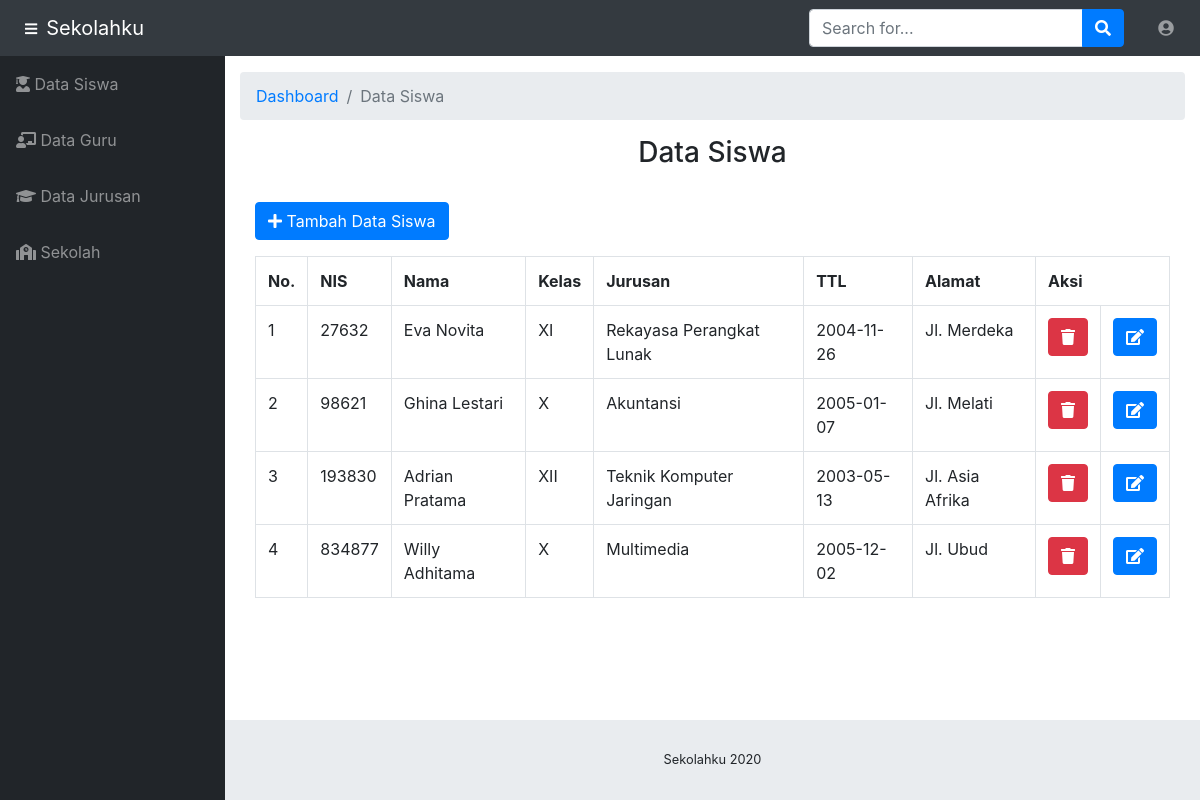
Page /index.php/admin/siswa on the committed database.
### tables this page shows
CREATE TABLE IF NOT EXISTS `siswa` (
  `nis` int(11) NOT NULL,
  `nama` varchar(100) NOT NULL,
  `kelas` varchar(5) NOT NULL,
  `jurusan` varchar(75) NOT NULL,
  `ttl` date NOT NULL,
  `alamat` varchar(150) NOT NULL
);

### application/controllers/Admin.php (called while the page is built, shortened)
<?php
class Admin extends CI_Controller
{
    public function __construct()
    {
        $this->load->library('form_validation');
    }
    public function siswa()
    {
        $data['title'] = 'Sekolahku';
        $data['siswa'] = $this->M_siswa->getAll();
        $this->load->view('templates/header3', $data);
        $this->load->view('templates/navbar');
        $this->load->view('templates/sidebar');
        $this->load->view('admin/siswa', $data);
        $this->load->view('templates/footer');
    }
}

### index.php (called while the page is built, shortened)
<?php
require_once BASEPATH.'core/CodeIgniter.php';

### application/models/M_siswa.php (called while the page is built, shortened)
<?php
class M_siswa extends CI_Model
{
    private $_table = "siswa";
    public function getAll()
    {
        return $this->db->get($this->_table)->result();
    }
}

### application/views/admin/siswa.php (the view, shortened to what this page needs)
<div class="row">
    <div class="col-lg-12">
        <ol class="breadcrumb">
            <li class="breadcrumb-item">
                <a href="#">Dashboard</a>
            </li>
            <li class="breadcrumb-item active">Data Siswa</li>
        </ol>
    </div>
</div>
<div class="container">
    <center>
        <h3>Data Siswa</h3>
        <br>
    </center>
    <button class="btn btn-primary" data-toggle="modal" data-target="#exampleModal"><i class="fa fa-plus"></i> Tambah Data Siswa</button>
    <div class="row">
        <div class="col-lg-12">
            <div class="my-3">
                <div class="table-responsive mx-auto">
                    <table class="table table-bordered">
                        <tr>
                            <th>No.</th>
                            <th>NIS</th>
                            <th>Nama</th>
                            <th>Kelas</th>
                            <th>Jurusan</th>
                            <th>TTL</th>
                            <th>Alamat</th>
                            <th colspan="2">Aksi</th>
                        </tr>
                        <?php
                        $no = 1;
                        foreach ($siswa as $sw) : ?>
                            <tr>
                                <td><?php echo $no++ ?></td>
                                <td><?php echo $sw->nis ?></td>
                                <td><?php echo $sw->nama ?></td>
                                <td><?php echo $sw->kelas ?></td>
                                <td><?php echo $sw->jurusan ?></td>
                                <td><?php echo $sw->ttl ?></td>
                                <td><?php echo $sw->alamat ?></td>
                                <td onclick="javascript: return confirm('Anda yakin ingin menghapus')"><?php echo anchor('siswa/hapus/' . $sw->nis, '<div class="btn btn-danger"><i class="fa fa-trash"></i></div>') ?>
                                </td>
                                <td>
                                    <?php echo anchor('siswa/edit/' . $sw->nis, '<div class="btn btn-primary" class="btn-sm"><i class="fa fa-edit"></i></div>') ?>
                                </td>
                            </tr>
                        <?php endforeach; ?>
                    </table>
                </div>
            </div>
        </div>
    </div>
</div>

### rows in the picture
siswa: nis "27632", nama "Eva Novita", kelas "XI", jurusan "Rekayasa Perangkat Lunak", ttl "2004-11-26", alamat "Jl. Merdeka"
siswa: nis "98621", nama "Ghina Lestari", kelas "X", jurusan "Akuntansi", ttl "2005-01-07", alamat "Jl. Melati"
siswa: nis "193830", nama "Adrian Pratama", kelas "XII", jurusan "Teknik Komputer Jaringan", ttl "2003-05-13", alamat "Jl. Asia Afrika"
siswa: nis "834877", nama "Willy Adhitama", kelas "X", jurusan "Multimedia", ttl "2005-12-02", alamat "Jl. Ubud"
